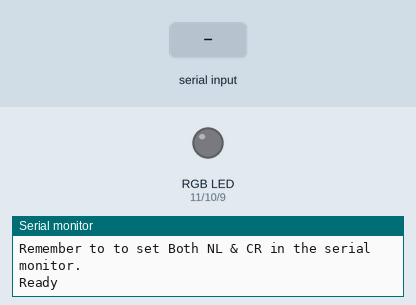
Bench run of a sketch on a simulated Arduino Uno, built with avr-gcc and run on an emulated ATmega328P. On the bench: an RGB LED mixed from three pins (HIGH = lit), the last lines printed to the serial monitor. The test bench sets the inputs (shaded band). Dim RGB values are drawn brighter than linear.

Above: at 1.2 s.
1.3 s: "90 45\n" received over the second serial link
At 3.5 s:
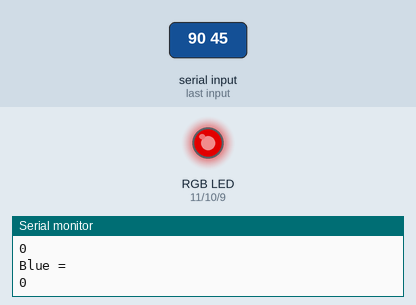
3.8 s: "30 150\n" received over the second serial link
At 5.5 s:
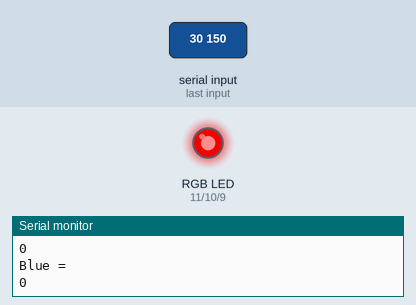
6.3 s: "5\n" received over the second serial link
At 8.5 s:
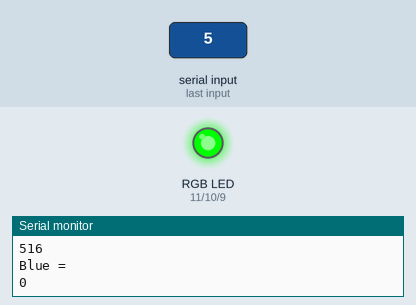
8.8 s: "90 45\n" received over the second serial link
At 10.5 s:
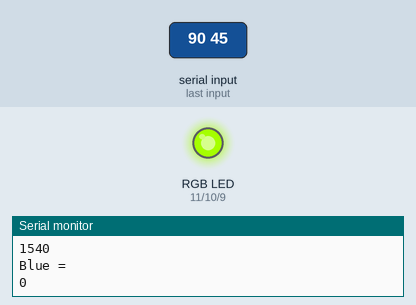
11.3 s: "30 150\n" received over the second serial link
At 13.5 s:
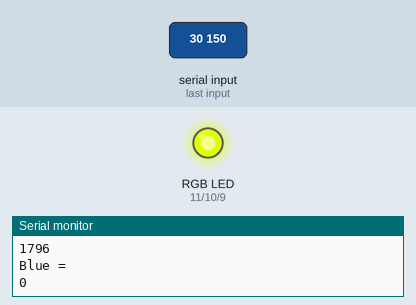
13.8 s: "90\n" received over the second serial link
At 15.5 s:
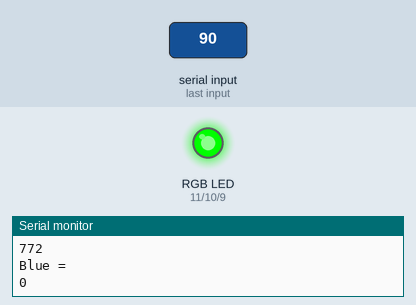
Timing chart, 0 to 17.0 s (numbered marks = the images above; inputs shaded):
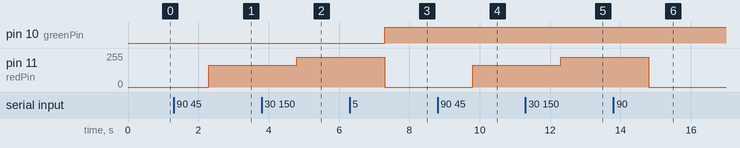

The sketch:

ESP_ARDUINO_Serial_RGB.ino
```cpp
 // Basic serial communication with ESP8266
// Uses serial monitor for communication with ESP8266
//
//  Pins
//  Arduino pin 2 (RX) to ESP8266 TX
//  Arduino pin 3 to voltage divider then to ESP8266 RX
//  Connect GND from the Arduiono to GND on the ESP8266
//  Pull ESP8266 CH_PD HIGH
//
// When a command is entered in to the serial monitor on the computer
// the Arduino will relay it to the ESP8266

#include <SoftwareSerial.h>
SoftwareSerial ESPserial(2, 3); // RX | TX

const int redPin = 11;
const int greenPin = 10;
const int bluePin = 9;
unsigned int num;
unsigned int count;
unsigned int temp;
String input;

void setup() {
  num=0;
  count=0;
  setColourRgb(0,0,0);

  Serial.begin(9600);     // communication with the host computer
    //while (!Serial)   { ; }

    // Start the software serial for communication with the ESP8266
    ESPserial.begin(9600);

    Serial.println("");
    Serial.println("Remember to to set Both NL & CR in the serial monitor.");
    Serial.println("Ready");
    Serial.println("");
}

void loop() {
  num=0;
  count=0;
  temp=0;
  unsigned int rgbColour[3];

  // listen for communication from the ESP8266 and then write it to the serial monitor
    if ( ESPserial.available() )
      {
        input=ESPserial.readString();
        unsigned int strSize=input.length();
        while(strSize)
        {
          temp=0;
          if(input.charAt(input.length()-strSize)!=' ')
          {
              temp=input.charAt(input.length()-strSize)-48;
              num=num*10+temp;
          }
          if(input.charAt(input.length()-strSize)==' ')
          {
            rgbColour[count]=255-num;
            count++;
            num=0;
          }
          strSize--;
        }
        setColourRgb(rgbColour[0],rgbColour[1],rgbColour[2]);
      }
}

void setColourRgb(unsigned int red, unsigned int green, unsigned int blue) {
  analogWrite(redPin, red);
  analogWrite(greenPin, green);
  analogWrite(bluePin, blue);
  Serial.println("Red =");
  Serial.println(red);
  Serial.println("Green =");
  Serial.println(green);
  Serial.println("Blue =");
  Serial.println(blue);
 }
```

Measured:
- after the input at 1.3 s, pin 11 (redPin): 0/255 → 165/255 after 1.0 s
- after the input at 3.8 s, pin 11 (redPin): 165/255 → 225/255 after 1.0 s
- after the input at 6.3 s, pin 10 (greenPin): LOW → HIGH after 1.0 s; pin 11 (redPin): 225/255 → 0/255 after 1.0 s
- after the input at 8.8 s, pin 11 (redPin): 0/255 → 165/255 after 1.0 s
- after the input at 11.3 s, pin 11 (redPin): 165/255 → 225/255 after 1.0 s
- after the input at 13.8 s, pin 11 (redPin): 225/255 → 0/255 after 1.0 s
